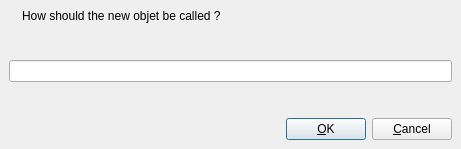
<?xml version="1.0" encoding="UTF-8"?>
<ui version="4.0">
 <class>nameChoose</class>
 <widget class="QDialog" name="nameChoose">
  <property name="windowModality">
   <enum>Qt::ApplicationModal</enum>
  </property>
  <property name="geometry">
   <rect>
    <x>0</x>
    <y>0</y>
    <width>461</width>
    <height>149</height>
   </rect>
  </property>
  <property name="sizePolicy">
   <sizepolicy hsizetype="Fixed" vsizetype="Fixed">
    <horstretch>0</horstretch>
    <verstretch>0</verstretch>
   </sizepolicy>
  </property>
  <property name="contextMenuPolicy">
   <enum>Qt::NoContextMenu</enum>
  </property>
  <property name="windowTitle">
   <string>Choose a name</string>
  </property>
  <property name="windowIcon">
   <iconset>
    <normaloff/>
   </iconset>
  </property>
  <property name="sizeGripEnabled">
   <bool>false</bool>
  </property>
  <property name="modal">
   <bool>true</bool>
  </property>
  <layout class="QVBoxLayout">
   <property name="spacing">
    <number>6</number>
   </property>
   <property name="margin">
    <number>9</number>
   </property>
   <item>
    <layout class="QHBoxLayout">
     <property name="spacing">
      <number>6</number>
     </property>
     <property name="margin">
      <number>0</number>
     </property>
     <item>
      <widget class="QLabel" name="label">
       <property name="text">
        <string/>
       </property>
       <property name="pixmap">
        <pixmap resource="resources/application.qrc">:/filesave.xpm</pixmap>
       </property>
      </widget>
     </item>
     <item>
      <widget class="QLabel" name="lblQuestion">
       <property name="sizePolicy">
        <sizepolicy hsizetype="Expanding" vsizetype="Preferred">
         <horstretch>0</horstretch>
         <verstretch>0</verstretch>
        </sizepolicy>
       </property>
       <property name="text">
        <string>How should the new objet be called ?</string>
       </property>
       <property name="buddy">
        <cstring>txtName</cstring>
       </property>
      </widget>
     </item>
    </layout>
   </item>
   <item>
    <spacer>
     <property name="orientation">
      <enum>Qt::Vertical</enum>
     </property>
     <property name="sizeHint" stdset="0">
      <size>
       <width>443</width>
       <height>16</height>
      </size>
     </property>
    </spacer>
   </item>
   <item>
    <layout class="QHBoxLayout">
     <property name="spacing">
      <number>6</number>
     </property>
     <property name="margin">
      <number>0</number>
     </property>
     <item>
      <widget class="QLineEdit" name="txtName">
       <property name="minimumSize">
        <size>
         <width>200</width>
         <height>0</height>
        </size>
       </property>
      </widget>
     </item>
    </layout>
   </item>
   <item>
    <spacer>
     <property name="orientation">
      <enum>Qt::Vertical</enum>
     </property>
     <property name="sizeHint" stdset="0">
      <size>
       <width>443</width>
       <height>16</height>
      </size>
     </property>
    </spacer>
   </item>
   <item>
    <layout class="QHBoxLayout">
     <property name="spacing">
      <number>6</number>
     </property>
     <property name="margin">
      <number>0</number>
     </property>
     <item>
      <spacer>
       <property name="orientation">
        <enum>Qt::Horizontal</enum>
       </property>
       <property name="sizeType">
        <enum>QSizePolicy::Expanding</enum>
       </property>
       <property name="sizeHint" stdset="0">
        <size>
         <width>20</width>
         <height>20</height>
        </size>
       </property>
      </spacer>
     </item>
     <item>
      <widget class="QPushButton" name="buttonOk">
       <property name="text">
        <string>&amp;OK</string>
       </property>
       <property name="shortcut">
        <string/>
       </property>
       <property name="autoDefault">
        <bool>true</bool>
       </property>
       <property name="default">
        <bool>true</bool>
       </property>
      </widget>
     </item>
     <item>
      <widget class="QPushButton" name="buttonCancel">
       <property name="text">
        <string>&amp;Cancel</string>
       </property>
       <property name="shortcut">
        <string/>
       </property>
       <property name="autoDefault">
        <bool>true</bool>
       </property>
      </widget>
     </item>
    </layout>
   </item>
  </layout>
 </widget>
 <layoutdefault spacing="6" margin="11"/>
 <resources>
  <include location="resources/application.qrc"/>
  <include location="application.qrc"/>
 </resources>
 <connections>
  <connection>
   <sender>buttonCancel</sender>
   <signal>clicked()</signal>
   <receiver>nameChoose</receiver>
   <slot>reject()</slot>
   <hints>
    <hint type="sourcelabel">
     <x>194</x>
     <y>100</y>
    </hint>
    <hint type="destinationlabel">
     <x>20</x>
     <y>20</y>
    </hint>
   </hints>
  </connection>
 </connections>
</ui>
